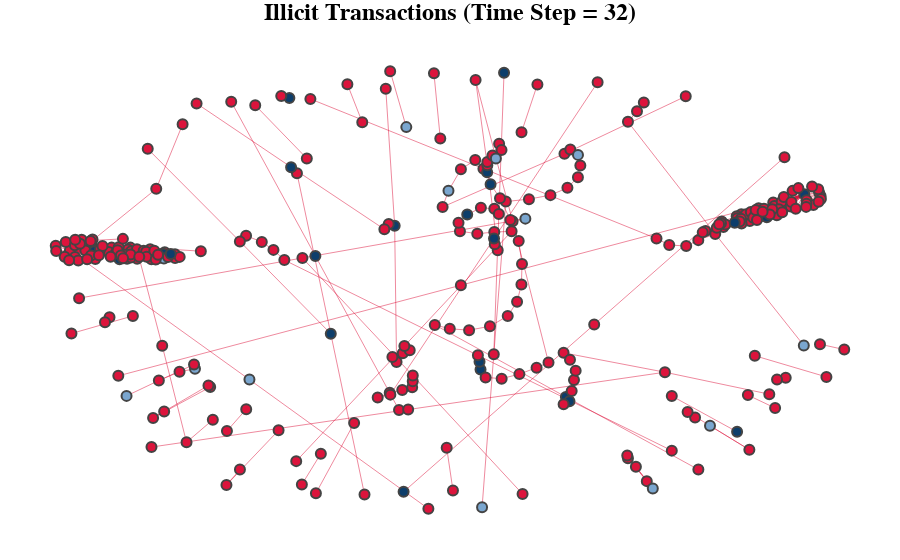

The notebook cell this image was saved under:
### Code cell
import networkx as nx
import plotly.graph_objects as go
import pandas as pd

def prepare_and_visualize_illicit_graph(features, edges):
    # Filter IDs for illicit transactions at time step 32
    illicit_ids = features[(features['time_step'] == 32) & (features['class'] == '1')]['txId']
    illicit_edges = edges[edges['txId1'].isin(illicit_ids)]
    illicit_graph = nx.from_pandas_edgelist(illicit_edges, source='txId1', target='txId2', create_using=nx.DiGraph())
    pos = nx.spring_layout(illicit_graph)

    # Prepare edge trace
    edge_x, edge_y = [], []
    for edge in illicit_graph.edges():
        x0, y0 = pos[edge[0]]
        x1, y1 = pos[edge[1]]
        edge_x.extend([x0, x1, None])
        edge_y.extend([y0, y1, None])

    edge_trace = go.Scatter(
        x=edge_x, y=edge_y,
        line=dict(width=0.5, color='#DC143C'),  # Adjust edge color for illicit transactions
        hoverinfo='none',
        mode='lines')

    # Prepare node trace
    node_x, node_y, node_text = [], [], []
    for node in illicit_graph.nodes():
        x, y = pos[node]
        node_x.append(x)
        node_y.append(y)
        node_text.append(node)

    node_trace = go.Scatter(
        x=node_x, y=node_y,
        mode='markers',
        hoverinfo='text',
        text=node_text,
        marker=dict(
            size=10,
            color=pd.to_numeric(features[features['txId'].isin(illicit_graph.nodes())]['class']).map(node_color_map),
            line=dict(width=2)))

    # Create figure
    fig = go.Figure(data=[edge_trace, node_trace], layout=go.Layout(
        title=dict(
            text="Illicit Transactions (Time Step = 32)",
            font=dict(size=24, color='black', family='Arial', weight='bold'),
            x=0.5,
            xanchor='center'
        ),
        showlegend=False,
        hovermode='closest',
        margin=dict(b=20, l=5, r=5, t=40),
        xaxis=dict(showgrid=False, zeroline=False, showticklabels=False),
        yaxis=dict(showgrid=False, zeroline=False, showticklabels=False),
    ))

    fig.update_layout(
        plot_bgcolor='rgba(0,0,0,0)'  # Set plot background color to transparent
    )

    fig.show()

# Define the node color map
node_color_map = {0: '#7AA6CF', 1: '#DC143C', 2: '#0D3E6B'}

# Example usage
prepare_and_visualize_illicit_graph(features, edges)

### Figure 1 — Plotly figure (JSON) as saved in the notebook; plotly's stock layout.template omitted (floating-point values rounded to 4 significant figures; data arrays with more than 128 entries replaced by an {"elided": "..."} marker saying what was removed)
{"data": [{"hoverinfo": "none", "line": {"color": "#DC143C", "width": 0.5}, "mode": "lines", "type": "scatter", "x": {"elided": "867 float values"}, "y": {"elided": "867 float values"}}, {"hoverinfo": "text", "marker": {"color": {"elided": "315 str values"}, "line": {"width": 2}, "size": 10}, "mode": "markers", "text": {"elided": "315 str values"}, "type": "scatter", "x": {"elided": "315 float values"}, "y": {"elided": "315 float values"}}], "layout": {"hovermode": "closest", "margin": {"b": 20, "l": 5, "r": 5, "t": 40}, "plot_bgcolor": "rgba(0,0,0,0)", "showlegend": false, "title": {"font": {"color": "black", "family": "Arial", "size": 24, "weight": "bold"}, "text": "Illicit Transactions (Time Step = 32)", "x": 0.5, "xanchor": "center"}, "xaxis": {"showgrid": false, "showticklabels": false, "zeroline": false}, "yaxis": {"showgrid": false, "showticklabels": false, "zeroline": false}}}
